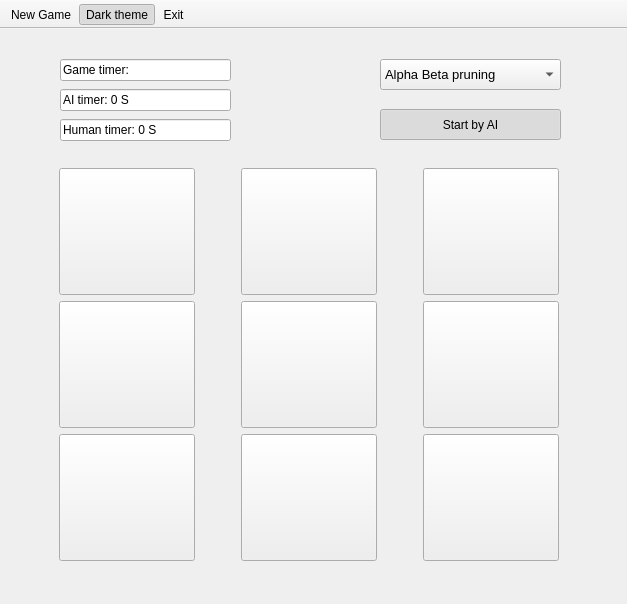
<?xml version="1.0" encoding="UTF-8"?>
<ui version="4.0">
 <class>tictactoe</class>
 <widget class="QMainWindow" name="tictactoe">
  <property name="geometry">
   <rect>
    <x>0</x>
    <y>0</y>
    <width>627</width>
    <height>604</height>
   </rect>
  </property>
  <property name="sizePolicy">
   <sizepolicy hsizetype="Fixed" vsizetype="Fixed">
    <horstretch>0</horstretch>
    <verstretch>0</verstretch>
   </sizepolicy>
  </property>
  <property name="minimumSize">
   <size>
    <width>627</width>
    <height>604</height>
   </size>
  </property>
  <property name="maximumSize">
   <size>
    <width>627</width>
    <height>604</height>
   </size>
  </property>
  <property name="contextMenuPolicy">
   <enum>Qt::NoContextMenu</enum>
  </property>
  <property name="windowTitle">
   <string>Tic Tac Toe</string>
  </property>
  <property name="windowIcon">
   <iconset resource="Icons/tictactoe.qrc">
    <normaloff>:/Icons/game_icon.png</normaloff>:/Icons/game_icon.png</iconset>
  </property>
  <property name="tabShape">
   <enum>QTabWidget::Rounded</enum>
  </property>
  <widget class="QWidget" name="centralwidget">
   <property name="enabled">
    <bool>true</bool>
   </property>
   <property name="maximumSize">
    <size>
     <width>16777215</width>
     <height>16777215</height>
    </size>
   </property>
   <widget class="QFrame" name="frame">
    <property name="geometry">
     <rect>
      <x>10</x>
      <y>130</y>
      <width>601</width>
      <height>411</height>
     </rect>
    </property>
    <property name="frameShape">
     <enum>QFrame::NoFrame</enum>
    </property>
    <property name="frameShadow">
     <enum>QFrame::Plain</enum>
    </property>
    <property name="lineWidth">
     <number>0</number>
    </property>
    <layout class="QGridLayout" name="gridLayout">
     <item row="1" column="0">
      <widget class="QToolButton" name="button4">
       <property name="text">
        <string/>
       </property>
       <property name="iconSize">
        <size>
         <width>128</width>
         <height>128</height>
        </size>
       </property>
      </widget>
     </item>
     <item row="2" column="2">
      <widget class="QToolButton" name="button9">
       <property name="text">
        <string/>
       </property>
       <property name="iconSize">
        <size>
         <width>128</width>
         <height>128</height>
        </size>
       </property>
      </widget>
     </item>
     <item row="1" column="1">
      <widget class="QToolButton" name="button5">
       <property name="text">
        <string/>
       </property>
       <property name="iconSize">
        <size>
         <width>128</width>
         <height>128</height>
        </size>
       </property>
      </widget>
     </item>
     <item row="0" column="2">
      <widget class="QToolButton" name="button3">
       <property name="text">
        <string/>
       </property>
       <property name="iconSize">
        <size>
         <width>128</width>
         <height>128</height>
        </size>
       </property>
      </widget>
     </item>
     <item row="1" column="2">
      <widget class="QToolButton" name="button6">
       <property name="text">
        <string/>
       </property>
       <property name="iconSize">
        <size>
         <width>128</width>
         <height>128</height>
        </size>
       </property>
      </widget>
     </item>
     <item row="2" column="0">
      <widget class="QToolButton" name="button7">
       <property name="text">
        <string/>
       </property>
       <property name="iconSize">
        <size>
         <width>128</width>
         <height>128</height>
        </size>
       </property>
      </widget>
     </item>
     <item row="0" column="0">
      <widget class="QToolButton" name="button1">
       <property name="text">
        <string/>
       </property>
       <property name="iconSize">
        <size>
         <width>128</width>
         <height>128</height>
        </size>
       </property>
      </widget>
     </item>
     <item row="0" column="1">
      <widget class="QToolButton" name="button2">
       <property name="text">
        <string/>
       </property>
       <property name="iconSize">
        <size>
         <width>128</width>
         <height>128</height>
        </size>
       </property>
      </widget>
     </item>
     <item row="2" column="1">
      <widget class="QToolButton" name="button8">
       <property name="text">
        <string/>
       </property>
       <property name="iconSize">
        <size>
         <width>128</width>
         <height>128</height>
        </size>
       </property>
      </widget>
     </item>
    </layout>
   </widget>
   <widget class="QComboBox" name="comboBox">
    <property name="geometry">
     <rect>
      <x>380</x>
      <y>30</y>
      <width>181</width>
      <height>31</height>
     </rect>
    </property>
    <property name="font">
     <font>
      <pointsize>10</pointsize>
      <weight>50</weight>
      <bold>false</bold>
     </font>
    </property>
    <item>
     <property name="text">
      <string>Alpha Beta pruning</string>
     </property>
    </item>
    <item>
     <property name="text">
      <string>Min Max</string>
     </property>
    </item>
    <item>
     <property name="text">
      <string>A* heuristic 1</string>
     </property>
    </item>
    <item>
     <property name="text">
      <string>A* heuristic 2</string>
     </property>
    </item>
    <item>
     <property name="text">
      <string>A* heuristic 3</string>
     </property>
    </item>
    <item>
     <property name="text">
      <string>A* heuristic 4</string>
     </property>
    </item>
    <item>
     <property name="text">
      <string>Hybrid</string>
     </property>
    </item>
   </widget>
   <widget class="QLineEdit" name="AI_timer">
    <property name="geometry">
     <rect>
      <x>60</x>
      <y>60</y>
      <width>171</width>
      <height>22</height>
     </rect>
    </property>
    <property name="text">
     <string>AI timer: 0 S</string>
    </property>
    <property name="readOnly">
     <bool>true</bool>
    </property>
   </widget>
   <widget class="QLineEdit" name="total_timer">
    <property name="geometry">
     <rect>
      <x>60</x>
      <y>30</y>
      <width>171</width>
      <height>22</height>
     </rect>
    </property>
    <property name="text">
     <string>Game timer: </string>
    </property>
    <property name="cursorPosition">
     <number>12</number>
    </property>
    <property name="readOnly">
     <bool>true</bool>
    </property>
   </widget>
   <widget class="QPushButton" name="start_AI">
    <property name="geometry">
     <rect>
      <x>380</x>
      <y>80</y>
      <width>181</width>
      <height>31</height>
     </rect>
    </property>
    <property name="text">
     <string>Start by AI</string>
    </property>
    <property name="checkable">
     <bool>true</bool>
    </property>
    <property name="checked">
     <bool>true</bool>
    </property>
   </widget>
   <widget class="QLineEdit" name="Hum_timer">
    <property name="geometry">
     <rect>
      <x>60</x>
      <y>90</y>
      <width>171</width>
      <height>22</height>
     </rect>
    </property>
    <property name="text">
     <string>Human timer: 0 S</string>
    </property>
    <property name="readOnly">
     <bool>true</bool>
    </property>
   </widget>
  </widget>
  <widget class="QToolBar" name="toolBar">
   <property name="windowTitle">
    <string>toolBar</string>
   </property>
   <property name="movable">
    <bool>false</bool>
   </property>
   <property name="floatable">
    <bool>false</bool>
   </property>
   <attribute name="toolBarArea">
    <enum>TopToolBarArea</enum>
   </attribute>
   <attribute name="toolBarBreak">
    <bool>false</bool>
   </attribute>
   <addaction name="actionNew_Game"/>
   <addaction name="actionDark_Theme"/>
   <addaction name="action_Exit"/>
  </widget>
  <action name="actionNew_Game">
   <property name="icon">
    <iconset resource="Icons/tictactoe.qrc">
     <normaloff>:/Icons/New.png</normaloff>:/Icons/New.png</iconset>
   </property>
   <property name="text">
    <string>New Game</string>
   </property>
  </action>
  <action name="action_Exit">
   <property name="icon">
    <iconset resource="Icons/tictactoe.qrc">
     <normaloff>:/Icons/Exit.png</normaloff>:/Icons/Exit.png</iconset>
   </property>
   <property name="text">
    <string>Exit</string>
   </property>
  </action>
  <action name="actionDark_Theme">
   <property name="checkable">
    <bool>true</bool>
   </property>
   <property name="checked">
    <bool>true</bool>
   </property>
   <property name="icon">
    <iconset resource="Icons/tictactoe.qrc">
     <normaloff>:/Icons/color.png</normaloff>:/Icons/color.png</iconset>
   </property>
   <property name="text">
    <string>Dark theme</string>
   </property>
  </action>
 </widget>
 <resources>
  <include location="Icons/tictactoe.qrc"/>
 </resources>
 <connections/>
</ui>
